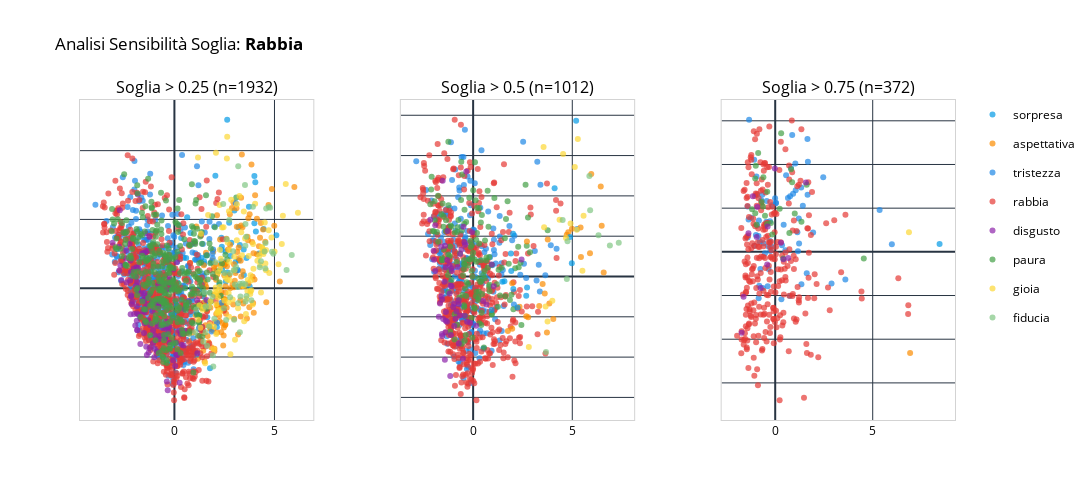

Here is the notebook cell this chart was saved with:
### Markdown cell above
### Rabbia

### Code cell
analizza_emozione_completa(df_words, 'rabbia')

### Figure 1 — Plotly figure (JSON) as saved in the notebook; plotly's stock layout.template omitted (floating-point values rounded to 4 significant figures; data arrays with more than 128 entries replaced by an {"elided": "..."} marker saying what was removed)
{"data": [{"hovertemplate": "<b>sorpresa</b><br>Parola: %{text}<br>PC1: %{x:.2f}<br>PC2: %{y:.2f}<extra></extra>", "legendgroup": "sorpresa", "marker": {"color": "#039BE5", "opacity": 0.7, "size": 6}, "mode": "markers", "name": "sorpresa", "showlegend": true, "text": ["????", "a_caso", "afferrare", "allibito", "arrossare", "arrossire", "artista", "ascoltare", "assurdo", "atteggiamento", "attribuire", "avvenimento", "boato", "capriccio", "cazzo", "clamore", "contrordine", "diretto", "disturbare", "esagerare", "esclamazione", "esito", "esplosivo", "folgorare", "folla", "frastuono", "gesto", "impeto", "impressionare", "imprevisto", "improvviso", "inciampare", "incredibile", "indagare", "indicazione", "indiscrezione", "inimmaginabile", "inverosimile", "involontariamente", "lampo", "lettera", "mah", "maschera", "notare", "notizia", "pazzesco", "prolungare", "restare_a_bocca_aperta", "ridimensionamento", "rosso", "scattare", "scheggiare", "scioccato", "sconcerto", "sconvolgere", "scoperta", "segno", "sentire", "singhiozzo", "sostituire", "stangata", "stravolgere", "stravolto", "strepitare", "strillo", "strombazzare", "stupefatto", "stupirsi", "suscitare", "trafelato", "trasalito", "troppo", "vendita", "verbale"], "x": [1.001, 1.219, 1.779, 1.03, 1.224, 3.996, 4.46, 3.063, 1.384, 2.651, 3.473, 2.56, 1.483, 1.642, 0.8849, 2.466, 3.222, 2.245, 0.4264, 3.063, 2.997, 3.997, 0.4659, 0.1531, 2.369, 0.7186, 2.353, 3.76, 3.168, 1.347, 1.444, 1.249, 4.042, 2.046, 3.462, 1.008, 2.637, 0.5871, 0.4051, 2.736, 3.199, 0.6596, 0.8845, 2.295, 2.796, 3.272, 3.171, 4.226, 1.098, 2.386, 1.49, 0.5001, 0.6491, 0.8746, 0.8034, 3.601, 3.723, 2.66, 0.2865, 1.655, -0.4227, 4.07, 1.556, 2.35, 0.6378, 2.124, 1.569, 2.346, 2.842, 2.565, 0.3346, 2.123, 5.094, 0.7988], "y": [-0.2271, -0.03673, -2.327, 0.8305, 0.3464, 1.887, 1.725, 0.7606, 0.329, 0.4583, 0.3821, 1.068, 0.7866, -0.848, -1.741, 0.6511, 0.8134, 0.1102, -0.2362, 0.5086, 2.262, 3.26, 0.8871, 0.1746, 1.207, 0.3142, 1.115, 0.04803, 0.5267, 0.8805, 0.177, 0.2918, 3.084, 3.272, 1.122, -1.867, 4.898, 0.8768, -1.39, 1.907, 1.77, -1.754, -0.0259, -0.2162, 0.9363, 1.255, 0.04863, 1.011, -0.7136, 0.5211, 0.7045, -1.82, -1.028, 1.286, 1.604, 0.8813, 2.367, 0.3794, -1.626, -0.4397, 0.768, 1.645, -0.3776, 0.7845, 2.066, -1.126, 0.9587, 1.467, 1.319, 0.1926, 1.459, 0.5138, 1.542, -0.7617], "type": "scatter", "xaxis": "x", "yaxis": "y"}, {"hovertemplate": "<b>aspettativa</b><br>Parola: %{text}<br>PC1: %{x:.2f}<br>PC2: %{y:.2f}<extra></extra>", "legendgroup": "aspettativa", "marker": {"color": "#FB8C00", "opacity": 0.7, "size": 6}, "mode": "markers", "name": "aspettativa", "showlegend": true, "text": {"elided": "149 str values"}, "x": {"elided": "149 float values"}, "y": {"elided": "149 float values"}, "type": "scatter", "xaxis": "x", "yaxis": "y"}, {"hovertemplate": "<b>tristezza</b><br>Parola: %{text}<br>PC1: %{x:.2f}<br>PC2: %{y:.2f}<extra></extra>", "legendgroup": "tristezza", "marker": {"color": "#1E88E5", "opacity": 0.7, "size": 6}, "mode": "markers", "name": "tristezza", "showlegend": true, "text": {"elided": "472 str values"}, "x": {"elided": "472 float values"}, "y": {"elided": "472 float values"}, "type": "scatter", "xaxis": "x", "yaxis": "y"}, {"hovertemplate": "<b>rabbia</b><br>Parola: %{text}<br>PC1: %{x:.2f}<br>PC2: %{y:.2f}<extra></extra>", "legendgroup": "rabbia", "marker": {"color": "#E53935", "opacity": 0.7, "size": 6}, "mode": "markers", "name": "rabbia", "showlegend": true, "text": {"elided": "641 str values"}, "x": {"elided": "641 float values"}, "y": {"elided": "641 float values"}, "type": "scatter", "xaxis": "x", "yaxis": "y"}, {"hovertemplate": "<b>disgusto</b><br>Parola: %{text}<br>PC1: %{x:.2f}<br>PC2: %{y:.2f}<extra></extra>", "legendgroup": "disgusto", "marker": {"color": "#8E24AA", "opacity": 0.7, "size": 6}, "mode": "markers", "name": "disgusto", "showlegend": true, "text": ["aberrante", "abietto", "abominevole", "acido", "alcolismo", "anfetamine", "antisportivo", "attorcigliare", "avversione", "avvoltoio", "berlusconiano", "bruttezza", "bugiardo", "burocratico", "buttare", "cagata", "cesso", "diarrea", "discarica", "disdicevole", "disgustare", "disordinata", "disprezzo", "dissacralità", "espellere", "facciata", "falsa", "fango", "fastidioso", "fattone", "fetente", "filtro", "fingere", "goloso", "grassa", "ignorare", "illegale", "immangiabile", "immondizia", "impolitico", "impuro", "inaudito", "indecente", "indecenza", "infastidire", "infimità", "infimo", "inorridire", "inorridito", "lucrare", "luogo_comune", "macabro", "macchia", "marcio", "marcire", "megalomane", "mendace", "merda", "merdoso", "nauseante", "nauseare", "oscena", "oscenità", "osceno", "parlamento", "perfidia", "pessimo", "peste", "petrolio", "pidocchio", "pippare", "pregiudizio", "puttaniere", "raccapricciante", "raffreddore", "repellente", "repulsivo", "restringere", "rivoltante", "rozzo", "sbronza", "scabroso", "schifare", "schifato", "schifoso", "sdegno", "setta", "sfottere", "snob", "sordido", "spacciare", "sporca", "sporcizia", "sporco", "spregevole", "spregio", "sputare", "sputo", "squallido", "succhiasangue", "sudare", "sudore", "superbia", "tartaro", "tracotanza", "trauma", "troione", "twitter", "umiliazione", "vacca", "vaiolo", "vergognosa", "verme", "verruca", "virus", "voltastomaco", "vomito", "zoccola", "zotico"], "x": [-1.487, -1.88, -2.198, -1.866, -2.759, -0.5382, -1.484, -0.5581, -0.857, -1.456, -0.1093, -0.3455, -1.212, -1.0, -1.067, 1.012, -1.408, -2.699, -0.4543, -0.2614, -0.7376, 1.134, -2.17, -1.497, 0.3696, 0.5233, -1.534, -2.016, -1.781, -1.56, -1.701, 1.611, -2.422, -0.4576, 0.2317, -0.6197, -2.237, -0.2409, 0.7009, 0.03599, -0.8415, -0.3099, -1.816, -1.138, -1.814, -1.498, -2.027, -1.455, -1.892, -0.2688, 0.2607, -1.811, 0.08257, -1.856, -2.652, 0.319, 0.4646, -0.8834, -2.134, -1.864, -1.821, -1.25, -0.3863, -0.8784, -0.8255, -1.25, -0.4185, -3.087, -0.05822, -1.66, -2.39, 0.08546, -2.186, -2.403, -1.069, -0.2475, -2.168, -0.48, -0.6694, -1.954, 0.1219, 0.5277, -1.312, -0.8213, -1.006, -1.342, -2.73, -1.458, -1.376, -1.238, -2.213, -1.522, -1.595, -1.287, -1.936, -1.519, -1.855, -1.879, -2.082, -2.158, -0.3341, -0.2949, -0.4813, -0.9912, -0.3785, -1.83, -1.484, 0.1308, -2.778, 1.147, -0.5395, -1.095, -0.0568, -1.409, -1.605, -0.8345, -1.912, -1.405, -0.7874], "y": [-0.6204, -0.9476, 0.8045, -0.7328, 0.5175, -0.39, -0.7022, -1.162, -0.4074, -0.5897, 0.0339, -1.137, -1.068, -1.368, -1.223, 1.311, -1.704, 0.6592, -1.44, -1.128, -1.39, -0.3489, 0.4684, -0.3415, -1.644, -1.24, 1.014, -0.7485, -0.7688, -0.6715, -1.624, -0.3455, 0.8728, -1.15, -1.238, -0.4965, 1.287, -1.585, -0.3814, -2.262, -1.097, 0.138, -0.08028, -0.4081, 0.02734, -0.2175, 0.5709, 1.598, 0.6127, 0.8314, -2.752, 0.5983, -1.928, -1.217, 0.2419, -1.331, -1.669, -0.4465, -0.4644, 0.1887, -0.05986, -0.1752, -0.04117, -1.837, -0.5333, 1.486, -0.9715, 1.325, -2.094, -0.1444, 0.1653, -1.587, -0.7548, 1.1, -1.598, 0.3083, -0.2411, -1.357, 0.191, -1.086, 0.7553, -0.6082, -0.9284, 0.08676, -2.006, 1.088, 2.263, 1.047, -1.941, -1.737, 0.2273, -0.1375, -0.3572, -1.867, 0.3387, -1.305, -1.221, -0.5265, -0.3863, -0.2143, -2.968, -1.261, -1.445, -1.764, -2.709, 2.728, -1.019, -1.953, 1.208, -1.893, 0.1195, -0.6618, 0.5453, -0.2893, 1.015, -1.005, 0.07674, -0.4911, -1.486], "type": "scatter", "xaxis": "x", "yaxis": "y"}, {"hovertemplate": "<b>paura</b><br>Parola: %{text}<br>PC1: %{x:.2f}<br>PC2: %{y:.2f}<extra></extra>", "legendgroup": "paura", "marker": {"color": "#43A047", "opacity": 0.7, "size": 6}, "mode": "markers", "name": "paura", "showlegend": true, "text": {"elided": "323 str values"}, "x": {"elided": "323 float values"}, "y": {"elided": "323 float values"}, "type": "scatter", "xaxis": "x", "yaxis": "y"}, {"hovertemplate": "<b>gioia</b><br>Parola: %{text}<br>PC1: %{x:.2f}<br>PC2: %{y:.2f}<extra></extra>", "legendgroup": "gioia", "marker": {"color": "#FDD835", "opacity": 0.7, "size": 6}, "mode": "markers", "name": "gioia", "showlegend": true, "text": ["abitudine", "accaparrare", "accendere", "accettare", "amore", "ampiamente", "arte", "attimo", "attivo", "avvertire", "banda", "caldo", "calore", "campione", "cantando", "carne", "cervello", "chat", "cibo", "collettivo", "colore", "compenso", "completa", "completare", "concreto", "consapevolezza", "correre", "cuore", "dipingere", "disegno", "ecosistema", "effetto", "elettrico", "elettrizzare", "emotivo", "emozionare", "emozione", "famiglia", "ferroviario", "figlio", "film", "flusso", "fortemente", "fuoco", "gareggiare", "gente", "giovanile", "guerriero", "immaginabile", "immagine", "imprenditore", "infanzia", "innescare", "intensità", "intenso", "interagire", "interazione", "irradiare", "liberazione", "lucidità", "marea", "massima", "massimo", "modernità", "momento", "motivo", "musica", "oddio", "online", "orgoglioso", "passeggero", "passeggiando", "personale", "poeta", "potere", "ragionare", "reagire", "regno", "relazione", "riga", "risanare", "risatina", "risvegliare", "ritratto", "rock", "scintilla", "scrivere", "sociale", "spontaneo", "sprigionare", "studente", "sud", "tanto", "tifoso", "traboccante", "trombetta", "umore", "vantare", "verità", "vicenda"], "x": [1.983, 1.969, 3.826, 2.175, 5.565, 4.325, 3.338, 2.453, 3.027, 1.41, 2.287, 3.488, 2.798, 4.374, 2.316, 2.289, 2.621, 1.25, 3.934, 4.466, 3.95, 4.394, 3.805, 5.004, 3.183, 3.468, 2.192, 1.767, 2.999, 2.647, 3.839, 2.709, 4.145, 5.366, 2.258, 2.993, 1.178, 4.573, 1.535, 5.42, 2.066, 2.247, 2.171, 1.801, 3.532, 2.383, 3.647, 2.742, 3.464, 2.837, 2.274, 4.448, 2.552, 2.096, 1.683, 3.667, 2.663, 1.193, 6.172, 2.731, 1.737, 2.038, 4.852, 4.576, 2.075, 2.17, 3.122, 1.467, 1.327, 5.205, 4.378, 3.118, 4.032, 3.377, 2.504, 2.727, 2.912, 3.802, 3.594, 1.299, 4.237, 3.573, 4.546, 2.104, 2.091, 3.79, 2.74, 4.742, 2.738, 3.253, 2.272, 2.706, 2.129, 3.714, 4.714, 3.912, 2.639, 4.289, 4.514, 2.234], "y": [-1.123, -1.776, 0.2222, -0.7166, 3.028, -0.125, 1.629, 1.77, -1.497, -0.6235, 0.5684, -0.9635, -1.924, 1.043, 0.8575, -0.6872, 3.774, -0.5053, 1.285, 1.067, 0.5678, 1.178, 0.374, 1.064, -0.583, 2.229, 0.4545, -1.055, 0.5253, 0.2456, -0.06055, -0.1384, 0.7965, 1.288, 2.421, 0.9158, 3.801, 0.5202, -2.181, 2.105, 0.0189, -0.632, -0.6565, -0.3764, 1.445, 1.763, -0.0801, 0.2304, 0.05742, 2.576, 1.121, 0.9962, 0.3071, -0.4681, 2.13, 0.2396, 1.329, -0.9201, 2.196, -0.8321, -0.5342, -0.1135, 1.473, 1.108, 3.935, -0.2694, 2.438, -0.5411, 1.581, 0.6981, 1.198, 1.392, 2.457, 0.9604, -0.3603, 2.24, -0.3302, -0.09842, -0.307, -1.151, 0.934, -0.7478, 0.7184, -0.1362, -1.328, -0.1652, 0.768, 0.4413, 1.112, 2.68, 0.04288, -0.4106, -0.717, 0.9384, 1.682, -0.474, 4.403, 0.6734, 1.909, -0.05413], "type": "scatter", "xaxis": "x", "yaxis": "y"}, {"hovertemplate": "<b>fiducia</b><br>Parola: %{text}<br>PC1: %{x:.2f}<br>PC2: %{y:.2f}<extra></extra>", "legendgroup": "fiducia", "marker": {"color": "#81C784", "opacity": 0.7, "size": 6}, "mode": "markers", "name": "fiducia", "showlegend": true, "text": ["affidarsi", "aiuto", "arcangelo", "assestare", "assistenza", "attenere", "attuale", "bisogno", "carabiniere", "carattere", "comportamento", "concepire", "condizionare", "connettere", "consenso", "consulenza", "costante", "determinato", "discolpa", "esprimere", "facilitatore", "favorevole", "fiducia", "fondamentale", "genitore", "incidere", "incollare", "individuare", "leone", "meccanico", "naturalmente", "patria", "perdonare", "perdono", "prete", "procurare", "professione", "psichiatra", "psicologia", "psicologo", "recente", "resistendo", "resistenza", "resistere", "riverente", "rotta", "selezionatore", "sensibilità", "sentimento", "società", "sostenitore", "spirituale", "umanità", "votare"], "x": [4.504, 2.612, 2.985, 3.271, 2.782, 1.996, 3.17, 3.552, 1.443, 2.471, 3.081, 4.722, 1.629, 4.944, 3.18, 4.554, 3.602, 4.585, 1.735, 3.526, 2.585, 4.543, 5.606, 3.298, 3.546, 2.933, 1.942, 3.545, 3.844, 1.918, 4.266, 1.56, 4.786, 2.97, 1.571, 3.41, 4.877, 2.043, 2.504, 1.904, 3.273, 3.553, 3.027, 3.924, 1.097, 2.787, 1.504, 4.323, 3.19, 2.437, 5.865, 3.588, 2.743, 1.035], "y": [1.07, 1.421, -0.9189, -1.279, -0.262, -0.8861, 0.03831, 1.865, -1.556, -0.5859, 0.6165, 2.364, -1.672, 1.0, -0.44, 1.317, -0.229, 2.314, -1.114, 3.002, -0.9265, 0.5719, 0.5304, -0.241, 1.236, 1.077, -2.278, 0.1174, -0.3473, -1.951, 0.6073, -1.28, 2.339, 0.5308, -0.5379, 0.1338, 1.062, 0.7556, 0.4453, -0.2488, 0.1291, -0.3841, 0.1095, 2.369, -0.616, 0.4449, -0.1209, 0.7845, 3.549, 2.452, 0.9652, 1.496, 1.985, -1.273], "type": "scatter", "xaxis": "x", "yaxis": "y"}, {"hovertemplate": "<b>tristezza</b><br>Parola: %{text}<br>PC1: %{x:.2f}<br>PC2: %{y:.2f}<extra></extra>", "legendgroup": "tristezza", "marker": {"color": "#1E88E5", "opacity": 0.7, "size": 6}, "mode": "markers", "name": "tristezza", "showlegend": false, "text": {"elided": "253 str values"}, "x": {"elided": "253 float values"}, "y": {"elided": "253 float values"}, "type": "scatter", "xaxis": "x2", "yaxis": "y2"}, {"hovertemplate": "<b>rabbia</b><br>Parola: %{text}<br>PC1: %{x:.2f}<br>PC2: %{y:.2f}<extra></extra>", "legendgroup": "rabbia", "marker": {"color": "#E53935", "opacity": 0.7, "size": 6}, "mode": "markers", "name": "rabbia", "showlegend": false, "text": {"elided": "492 str values"}, "x": {"elided": "492 float values"}, "y": {"elided": "492 float values"}, "type": "scatter", "xaxis": "x2", "yaxis": "y2"}, {"hovertemplate": "<b>paura</b><br>Parola: %{text}<br>PC1: %{x:.2f}<br>PC2: %{y:.2f}<extra></extra>", "legendgroup": "paura", "marker": {"color": "#43A047", "opacity": 0.7, "size": 6}, "mode": "markers", "name": "paura", "showlegend": false, "text": {"elided": "146 str values"}, "x": {"elided": "146 float values"}, "y": {"elided": "146 float values"}, "type": "scatter", "xaxis": "x2", "yaxis": "y2"}, {"hovertemplate": "<b>disgusto</b><br>Parola: %{text}<br>PC1: %{x:.2f}<br>PC2: %{y:.2f}<extra></extra>", "legendgroup": "disgusto", "marker": {"color": "#8E24AA", "opacity": 0.7, "size": 6}, "mode": "markers", "name": "disgusto", "showlegend": false, "text": ["abietto", "abominevole", "acido", "alcolismo", "antisportivo", "berlusconiano", "bugiardo", "burocratico", "cagata", "diarrea", "disprezzo", "dissacralità", "falsa", "fango", "fastidioso", "fattone", "fetente", "fingere", "ignorare", "illegale", "inaudito", "indecente", "indecenza", "infastidire", "infimità", "infimo", "inorridire", "inorridito", "lucrare", "macabro", "marcire", "merda", "merdoso", "nauseante", "parlamento", "perfidia", "peste", "pidocchio", "puttaniere", "raccapricciante", "repulsivo", "rozzo", "sdegno", "setta", "sfottere", "snob", "spacciare", "sporca", "sporcizia", "spregevole", "sputare", "sputo", "succhiasangue", "trauma", "troione", "umiliazione", "verme", "virus", "zoccola"], "x": [-1.399, -1.31, -1.383, -1.971, -0.8921, 0.6732, -0.7232, -0.5179, 2.442, -1.993, -1.382, -0.8395, -0.5899, -1.508, -1.316, -0.9504, -1.425, -1.607, 0.155, -1.288, 0.5051, -1.186, -0.427, -1.139, -0.7175, -1.106, -0.489, -1.074, 0.9392, -0.7918, -1.909, -0.3047, -1.671, -1.088, -0.142, -0.05024, -2.159, -0.9574, -1.727, -1.418, -1.563, -1.573, -0.4374, -1.536, -0.4072, -1.153, -1.448, -0.7362, -1.002, -1.189, -1.558, -1.375, -1.597, -0.3422, -1.123, -1.911, 1.035, -0.6513, -0.6711], "y": [-1.384, 0.411, -1.1, 0.4181, -1.046, -0.696, -1.665, -2.038, 0.4217, 0.6363, 0.2276, -0.8633, 0.6726, -1.055, -1.123, -1.227, -2.064, 0.739, -1.221, 1.127, -0.6071, -0.4234, -0.9758, -0.227, -0.6879, 0.2069, 1.235, 0.1333, 0.2995, 0.2341, 0.1376, -1.126, -0.6675, -0.2414, -1.149, 1.096, 1.407, -0.6737, -1.001, 0.7628, -0.5738, -1.427, 0.8504, 2.374, 0.7852, -2.468, -0.1297, -0.5925, -0.7595, 0.2823, -1.473, -0.8813, -0.4872, 2.604, -1.449, 1.268, -0.2406, 0.5586, -0.9656], "type": "scatter", "xaxis": "x2", "yaxis": "y2"}, {"hovertemplate": "<b>aspettativa</b><br>Parola: %{text}<br>PC1: %{x:.2f}<br>PC2: %{y:.2f}<extra></extra>", "legendgroup": "aspettativa", "marker": {"color": "#FB8C00", "opacity": 0.7, "size": 6}, "mode": "markers", "name": "aspettativa", "showlegend": false, "text": ["abolire", "affitto", "attesa", "azzerare", "competizione", "contradditorio", "esagerato", "esistere", "femminista", "forte", "gioventù", "governare", "ideazione", "leadership", "mondo", "mutamento", "narcisista", "onere", "paragone", "parlamentare", "sentenza", "software", "stupido", "tifare"], "x": [2.678, 1.753, 3.504, 3.763, 3.843, 2.34, 3.332, 6.435, 3.722, 5.417, 5.892, 4.797, 6.582, 5.436, 5.956, 6.483, 1.968, 3.611, 2.776, 1.97, 4.986, 4.042, 2.713, 4.721], "y": [-0.9876, -1.352, -0.1877, 0.9147, -0.6689, -0.7512, -0.7314, 2.235, -1.387, 1.217, 0.5764, 1.096, 0.102, 0.4844, 2.542, 1.258, -0.1682, -0.4216, -1.014, -1.296, 1.184, -1.057, 0.8682, 1.036], "type": "scatter", "xaxis": "x2", "yaxis": "y2"}, {"hovertemplate": "<b>sorpresa</b><br>Parola: %{text}<br>PC1: %{x:.2f}<br>PC2: %{y:.2f}<extra></extra>", "legendgroup": "sorpresa", "marker": {"color": "#039BE5", "opacity": 0.7, "size": 6}, "mode": "markers", "name": "sorpresa", "showlegend": false, "text": ["allibito", "arrossare", "esclamazione", "esplosivo", "folgorare", "indagare", "inimmaginabile", "inverosimile", "lettera", "scattare", "sconcerto", "sconvolgere", "strillo", "stupefatto"], "x": [2.027, 2.234, 4.889, 1.475, 0.9371, 4.108, 5.193, 1.577, 4.976, 2.677, 1.922, 1.906, 2.014, 2.72], "y": [-0.3123, -0.7717, 0.9788, -0.1312, -0.8289, 2.191, 3.862, -0.1211, 0.3256, -0.4808, 0.1367, 0.5684, 1.059, -0.2729], "type": "scatter", "xaxis": "x2", "yaxis": "y2"}, {"hovertemplate": "<b>gioia</b><br>Parola: %{text}<br>PC1: %{x:.2f}<br>PC2: %{y:.2f}<extra></extra>", "legendgroup": "gioia", "marker": {"color": "#FDD835", "opacity": 0.7, "size": 6}, "mode": "markers", "name": "gioia", "showlegend": false, "text": ["banda", "cervello", "correre", "emotivo", "emozione", "gareggiare", "immagine", "intenso", "marea", "momento", "musica", "ragionare", "sprigionare", "studente", "umore"], "x": [3.994, 5.126, 3.655, 4.358, 3.551, 5.511, 4.912, 3.579, 2.809, 4.537, 5.228, 4.681, 5.568, 3.752, 5.279], "y": [-0.6002, 2.718, -0.7476, 1.406, 3.213, 0.145, 1.317, 1.225, -1.752, 3.037, 1.159, 0.9527, 1.504, -1.118, 3.41], "type": "scatter", "xaxis": "x2", "yaxis": "y2"}, {"hovertemplate": "<b>fiducia</b><br>Parola: %{text}<br>PC1: %{x:.2f}<br>PC2: %{y:.2f}<extra></extra>", "legendgroup": "fiducia", "marker": {"color": "#81C784", "opacity": 0.7, "size": 6}, "mode": "markers", "name": "fiducia", "showlegend": false, "text": ["carattere", "determinato", "esprimere", "incidere", "perdonare", "resistere", "sentimento", "società", "umanità"], "x": [3.673, 6.894, 5.9, 4.725, 7.342, 6.32, 5.861, 4.513, 4.758], "y": [-1.872, 0.7717, 1.646, -0.06211, 0.8387, 1.021, 2.493, 1.405, 0.8746], "type": "scatter", "xaxis": "x2", "yaxis": "y2"}, {"hovertemplate": "<b>tristezza</b><br>Parola: %{text}<br>PC1: %{x:.2f}<br>PC2: %{y:.2f}<extra></extra>", "legendgroup": "tristezza", "marker": {"color": "#1E88E5", "opacity": 0.7, "size": 6}, "mode": "markers", "name": "tristezza", "showlegend": false, "text": ["abbandonare", "abbandonato", "abusato", "abuso", "adolescenza", "affliggere", "alcolista", "amarezza", "ammalarsi", "avvelenata", "avvilire", "biasimo", "bombardare", "caccia", "cancro", "coma", "condoglianza", "debole", "delusione", "depresso", "diseguaglianza", "disoccupazione", "disperazione", "dispiaceri", "esclusione", "fallire", "fallito", "ferita", "gabbia", "guerra", "infelicità", "ingabbiare", "insoddisfatto", "irrecuperabile", "maceria", "mattanza", "nato_morto", "negatività", "omicidio", "omofobia", "perdere", "prigione", "prigioniero", "punizione", "repressivo", "respinto", "rifiuto", "riformatorio", "rimandato", "rimuginare", "sacrificare", "sbagliato", "sconfitta", "sequestro", "sfavore", "sfollati", "strage", "stroncare", "suicidio", "supplizio", "tradimento", "trincea", "tumore", "viso", "vittima"], "x": [1.654, -0.4344, 1.676, 1.66, 5.353, -1.067, -0.6647, -0.639, 0.5198, -1.236, -0.8176, -0.3384, -0.9259, -0.7123, 0.8715, 1.225, -0.8362, -0.4481, -0.386, -0.9883, 0.04179, -0.1789, 0.918, 1.617, -0.005152, 0.4331, 0.7637, 0.6542, -1.365, -1.339, 0.3479, -1.415, 0.7546, -0.5258, 0.5595, -1.413, -0.6041, -0.7613, -0.9627, -0.7906, 1.344, 1.164, 2.463, -0.2684, 0.03133, 0.317, 1.417, -0.2551, 1.138, -0.8483, 3.597, -0.1954, 1.944, 1.032, -0.2716, 1.212, -1.077, 2.888, -0.3586, -0.9197, 0.8101, 1.052, 1.332, 5.981, -0.8608], "y": [2.586, 1.163, 2.064, 1.304, 0.9586, 0.1386, 1.305, -0.8259, 0.03806, 0.778, -0.7744, -0.3951, 1.299, 1.18, 2.677, 0.1909, 0.7158, 0.6906, -0.7864, 0.3842, 1.122, 1.069, 1.328, -0.489, 1.224, 0.6229, 1.272, 1.23, 0.7416, 3.024, 0.1524, 1.038, -1.008, -0.03267, 1.756, 0.3308, 0.1967, -0.3899, 1.724, 0.2327, -0.7409, 0.01439, 1.707, 0.7019, 1.112, -1.083, 1.055, 0.01722, 0.4486, -1.065, -0.6348, 0.1209, 0.4401, 2.021, 0.2456, 0.7651, 2.11, -0.7231, 0.1307, 0.606, 1.917, 1.41, 1.476, 0.1728, 0.3614], "type": "scatter", "xaxis": "x3", "yaxis": "y3"}, {"hovertemplate": "<b>rabbia</b><br>Parola: %{text}<br>PC1: %{x:.2f}<br>PC2: %{y:.2f}<extra></extra>", "legendgroup": "rabbia", "marker": {"color": "#E53935", "opacity": 0.7, "size": 6}, "mode": "markers", "name": "rabbia", "showlegend": false, "text": {"elided": "266 str values"}, "x": {"elided": "266 float values"}, "y": {"elided": "266 float values"}, "type": "scatter", "xaxis": "x3", "yaxis": "y3"}, {"hovertemplate": "<b>paura</b><br>Parola: %{text}<br>PC1: %{x:.2f}<br>PC2: %{y:.2f}<extra></extra>", "legendgroup": "paura", "marker": {"color": "#43A047", "opacity": 0.7, "size": 6}, "mode": "markers", "name": "paura", "showlegend": false, "text": ["aggressione", "assalto", "attentato", "bancarotta", "battaglia", "bomba", "catastrofe", "collisione", "crisi", "delinquenza", "imbarazzante", "ingrassare", "invadere", "malattia", "minaccia", "pistola", "reato", "sequestrare", "soffocante", "sparare", "terroristico", "terrorizzare", "tragedia", "trappola"], "x": [-0.8737, 1.612, 0.304, 1.002, 4.542, 0.8161, -0.6073, 0.415, -1.023, -1.025, -0.625, -0.4081, 0.8673, 0.7263, -0.4171, -0.1533, -1.186, -0.6915, -0.9562, -0.9966, -0.5236, -0.221, 1.346, 0.2312], "y": [2.263, 1.539, 2.712, 0.8808, -0.1538, 1.892, 1.707, -0.1513, 0.8853, 1.678, 1.04, 1.378, 1.592, 0.4322, 0.638, 0.3991, 0.9745, 1.148, 0.6224, 1.972, 0.8254, 0.6579, 0.6863, 0.9843], "type": "scatter", "xaxis": "x3", "yaxis": "y3"}, {"hovertemplate": "<b>disgusto</b><br>Parola: %{text}<br>PC1: %{x:.2f}<br>PC2: %{y:.2f}<extra></extra>", "legendgroup": "disgusto", "marker": {"color": "#8E24AA", "opacity": 0.7, "size": 6}, "mode": "markers", "name": "disgusto", "showlegend": false, "text": ["diarrea", "fingere", "illegale", "infastidire", "inorridire", "merdoso", "peste", "sdegno", "setta", "sfottere", "spregevole", "sputare", "trauma", "umiliazione"], "x": [-1.372, -0.9504, -0.3876, -0.7441, 0.3015, -1.624, -1.149, 0.4174, -0.01863, 0.668, -0.4124, -1.722, 1.573, -0.9209], "y": [0.4283, 0.3382, 0.5796, -0.8271, 0.2097, -1.029, 1.274, -0.1672, 1.907, -0.1409, -0.2925, -1.849, 1.586, 1.025], "type": "scatter", "xaxis": "x3", "yaxis": "y3"}, {"hovertemplate": "<b>gioia</b><br>Parola: %{text}<br>PC1: %{x:.2f}<br>PC2: %{y:.2f}<extra></extra>", "legendgroup": "gioia", "marker": {"color": "#FDD835", "opacity": 0.7, "size": 6}, "mode": "markers", "name": "gioia", "showlegend": false, "text": ["emozione"], "x": [6.859], "y": [0.448], "type": "scatter", "xaxis": "x3", "yaxis": "y3"}, {"hovertemplate": "<b>sorpresa</b><br>Parola: %{text}<br>PC1: %{x:.2f}<br>PC2: %{y:.2f}<extra></extra>", "legendgroup": "sorpresa", "marker": {"color": "#039BE5", "opacity": 0.7, "size": 6}, "mode": "markers", "name": "sorpresa", "showlegend": false, "text": ["inimmaginabile"], "x": [8.429], "y": [0.1785], "type": "scatter", "xaxis": "x3", "yaxis": "y3"}, {"hovertemplate": "<b>aspettativa</b><br>Parola: %{text}<br>PC1: %{x:.2f}<br>PC2: %{y:.2f}<extra></extra>", "legendgroup": "aspettativa", "marker": {"color": "#FB8C00", "opacity": 0.7, "size": 6}, "mode": "markers", "name": "aspettativa", "showlegend": false, "text": ["tifare"], "x": [6.917], "y": [-2.315], "type": "scatter", "xaxis": "x3", "yaxis": "y3"}], "layout": {"xaxis": {"anchor": "y", "domain": [0.0, 0.2667], "title": {"font": {"color": "black"}}, "tickfont": {"color": "black"}, "showline": true, "linewidth": 1, "linecolor": "lightgray", "mirror": true}, "yaxis": {"anchor": "x", "domain": [0.0, 1.0], "title": {"font": {"color": "black"}}, "tickfont": {"color": "black"}, "showline": true, "linewidth": 1, "linecolor": "lightgray", "mirror": true, "showticklabels": false}, "xaxis2": {"anchor": "y2", "domain": [0.3667, 0.6333], "title": {"font": {"color": "black"}}, "tickfont": {"color": "black"}, "showline": true, "linewidth": 1, "linecolor": "lightgray", "mirror": true}, "yaxis2": {"anchor": "x2", "domain": [0.0, 1.0], "title": {"font": {"color": "black"}}, "tickfont": {"color": "black"}, "showline": true, "linewidth": 1, "linecolor": "lightgray", "mirror": true, "showticklabels": false}, "xaxis3": {"anchor": "y3", "domain": [0.7333, 1.0], "title": {"font": {"color": "black"}}, "tickfont": {"color": "black"}, "showline": true, "linewidth": 1, "linecolor": "lightgray", "mirror": true}, "yaxis3": {"anchor": "x3", "domain": [0.0, 1.0], "title": {"font": {"color": "black"}}, "tickfont": {"color": "black"}, "showline": true, "linewidth": 1, "linecolor": "lightgray", "mirror": true, "showticklabels": false}, "annotations": [{"font": {"size": 16}, "showarrow": false, "text": "Soglia > 0.25 (n=1932)", "x": 0.1333, "xanchor": "center", "xref": "paper", "y": 1.0, "yanchor": "bottom", "yref": "paper"}, {"font": {"size": 16}, "showarrow": false, "text": "Soglia > 0.5 (n=1012)", "x": 0.5, "xanchor": "center", "xref": "paper", "y": 1.0, "yanchor": "bottom", "yref": "paper"}, {"font": {"size": 16}, "showarrow": false, "text": "Soglia > 0.75 (n=372)", "x": 0.8667, "xanchor": "center", "xref": "paper", "y": 1.0, "yanchor": "bottom", "yref": "paper"}], "title": {"text": "Analisi Sensibilità Soglia: <b>Rabbia</b>"}, "font": {"color": "black"}, "height": 500, "width": 1200, "plot_bgcolor": "white", "paper_bgcolor": "white"}}
